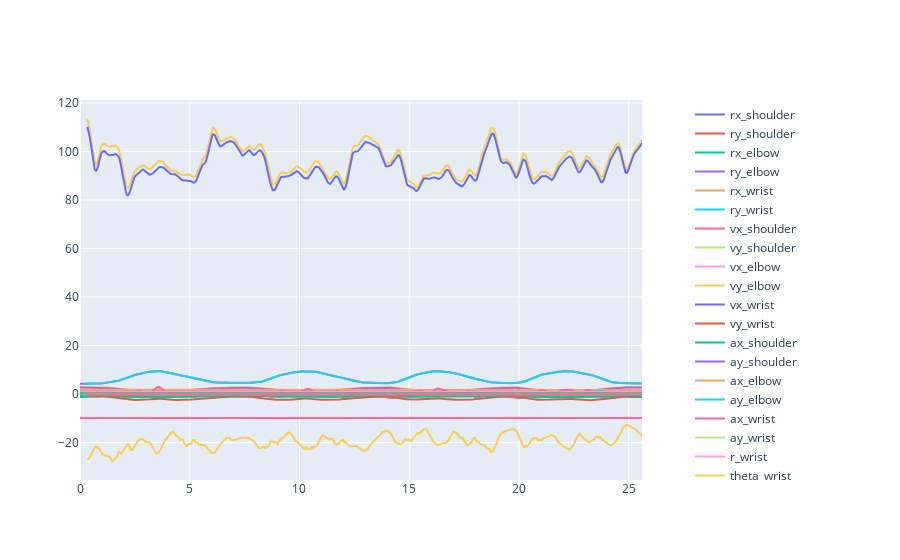

Notebook source saved alongside this figure:
### Code cell
plotter.show_plot()

### Figure 1 — Plotly figure (JSON) as saved in the notebook; plotly's stock layout.template omitted (floating-point values rounded to 4 significant figures; data arrays with more than 128 entries replaced by an {"elided": "..."} marker saying what was removed)
{"data": [{"name": "rx_shoulder", "type": "scatter", "x": {"elided": "766 float values"}, "xaxis": "x", "y": {"elided": "766 float values"}, "yaxis": "y"}, {"name": "ry_shoulder", "type": "scatter", "x": {"elided": "766 float values"}, "xaxis": "x", "y": {"elided": "766 float values"}, "yaxis": "y"}, {"name": "rx_elbow", "type": "scatter", "x": {"elided": "766 float values"}, "xaxis": "x", "y": {"elided": "766 float values"}, "yaxis": "y"}, {"name": "ry_elbow", "type": "scatter", "x": {"elided": "766 float values"}, "xaxis": "x", "y": {"elided": "766 float values"}, "yaxis": "y"}, {"name": "rx_wrist", "type": "scatter", "x": {"elided": "766 float values"}, "xaxis": "x", "y": {"elided": "766 float values"}, "yaxis": "y"}, {"name": "ry_wrist", "type": "scatter", "x": {"elided": "766 float values"}, "xaxis": "x", "y": {"elided": "766 float values"}, "yaxis": "y"}, {"name": "vx_shoulder", "type": "scatter", "x": {"elided": "766 float values"}, "xaxis": "x", "y": {"elided": "766 float values"}, "yaxis": "y"}, {"name": "vy_shoulder", "type": "scatter", "x": {"elided": "766 float values"}, "xaxis": "x", "y": {"elided": "766 float values"}, "yaxis": "y"}, {"name": "vx_elbow", "type": "scatter", "x": {"elided": "766 float values"}, "xaxis": "x", "y": {"elided": "766 float values"}, "yaxis": "y"}, {"name": "vy_elbow", "type": "scatter", "x": {"elided": "766 float values"}, "xaxis": "x", "y": {"elided": "766 float values"}, "yaxis": "y"}, {"name": "vx_wrist", "type": "scatter", "x": {"elided": "766 float values"}, "xaxis": "x", "y": {"elided": "766 float values"}, "yaxis": "y"}, {"name": "vy_wrist", "type": "scatter", "x": {"elided": "766 float values"}, "xaxis": "x", "y": {"elided": "766 float values"}, "yaxis": "y"}, {"name": "ax_shoulder", "type": "scatter", "x": {"elided": "766 float values"}, "xaxis": "x", "y": {"elided": "766 float values"}, "yaxis": "y"}, {"name": "ay_shoulder", "type": "scatter", "x": {"elided": "766 float values"}, "xaxis": "x", "y": {"elided": "766 float values"}, "yaxis": "y"}, {"name": "ax_elbow", "type": "scatter", "x": {"elided": "766 float values"}, "xaxis": "x", "y": {"elided": "766 float values"}, "yaxis": "y"}, {"name": "ay_elbow", "type": "scatter", "x": {"elided": "766 float values"}, "xaxis": "x", "y": {"elided": "766 float values"}, "yaxis": "y"}, {"name": "ax_wrist", "type": "scatter", "x": {"elided": "766 float values"}, "xaxis": "x", "y": {"elided": "766 float values"}, "yaxis": "y"}, {"name": "ay_wrist", "type": "scatter", "x": {"elided": "766 float values"}, "xaxis": "x", "y": {"elided": "766 float values"}, "yaxis": "y"}, {"name": "r_wrist", "type": "scatter", "x": {"elided": "766 float values"}, "xaxis": "x", "y": {"elided": "766 float values"}, "yaxis": "y"}, {"name": "theta_wrist", "type": "scatter", "x": {"elided": "766 float values"}, "xaxis": "x", "y": {"elided": "766 float values"}, "yaxis": "y"}, {"name": "distance_elbow_shoulder", "type": "scatter", "x": {"elided": "766 float values"}, "xaxis": "x", "y": {"elided": "766 float values"}, "yaxis": "y"}, {"name": "angle_upperarm_vertical", "type": "scatter", "x": {"elided": "766 float values"}, "xaxis": "x", "y": {"elided": "766 float values"}, "yaxis": "y"}, {"name": "angle_forearm_horizontal", "type": "scatter", "x": {"elided": "766 float values"}, "xaxis": "x", "y": {"elided": "766 float values"}, "yaxis": "y"}, {"name": "angle_forearm_vertical", "type": "scatter", "x": {"elided": "766 float values"}, "xaxis": "x", "y": {"elided": "766 float values"}, "yaxis": "y"}, {"name": "angle_upperarm_horizontal", "type": "scatter", "x": {"elided": "766 float values"}, "xaxis": "x", "y": {"elided": "766 float values"}, "yaxis": "y"}, {"name": "angular_velocity", "type": "scatter", "x": {"elided": "766 float values"}, "xaxis": "x", "y": {"elided": "766 float values"}, "yaxis": "y"}, {"name": "angular_acceleration", "type": "scatter", "x": {"elided": "766 float values"}, "xaxis": "x", "y": {"elided": "766 float values"}, "yaxis": "y"}, {"name": "rx_forearm", "type": "scatter", "x": {"elided": "766 float values"}, "xaxis": "x", "y": {"elided": "766 float values"}, "yaxis": "y"}, {"name": "ry_forearm", "type": "scatter", "x": {"elided": "766 float values"}, "xaxis": "x", "y": {"elided": "766 float values"}, "yaxis": "y"}, {"name": "force_bicep", "type": "scatter", "x": {"elided": "766 float values"}, "xaxis": "x", "y": {"elided": "766 float values"}, "yaxis": "y"}, {"name": "sum_moment", "type": "scatter", "x": {"elided": "766 float values"}, "xaxis": "x", "y": {"elided": "766 float values"}, "yaxis": "y"}, {"name": "moment_weight", "type": "scatter", "x": {"elided": "766 float values"}, "xaxis": "x", "y": {"elided": "766 float values"}, "yaxis": "y"}, {"name": "moment_forearm", "type": "scatter", "x": {"elided": "766 float values"}, "xaxis": "x", "y": {"elided": "766 float values"}, "yaxis": "y"}, {"name": "px_weight", "type": "scatter", "x": {"elided": "766 float values"}, "xaxis": "x", "y": {"elided": "766 int values"}, "yaxis": "y"}, {"name": "py_weight", "type": "scatter", "x": {"elided": "766 float values"}, "xaxis": "x", "y": {"elided": "766 float values"}, "yaxis": "y"}, {"name": "px_forearm", "type": "scatter", "x": {"elided": "766 float values"}, "xaxis": "x", "y": {"elided": "766 int values"}, "yaxis": "y"}, {"name": "py_forearm", "type": "scatter", "x": {"elided": "766 float values"}, "xaxis": "x", "y": {"elided": "766 float values"}, "yaxis": "y"}, {"name": "rx_bicep", "type": "scatter", "x": {"elided": "766 float values"}, "xaxis": "x", "y": {"elided": "766 float values"}, "yaxis": "y"}, {"name": "ry_bicep", "type": "scatter", "x": {"elided": "766 float values"}, "xaxis": "x", "y": {"elided": "766 float values"}, "yaxis": "y"}, {"name": "fx_bicep", "type": "scatter", "x": {"elided": "766 float values"}, "xaxis": "x", "y": {"elided": "766 float values"}, "yaxis": "y"}, {"name": "fy_bicep", "type": "scatter", "x": {"elided": "766 float values"}, "xaxis": "x", "y": {"elided": "766 float values"}, "yaxis": "y"}, {"name": "work_i", "type": "scatter", "x": {"elided": "766 float values"}, "xaxis": "x", "y": {"elided": "766 float values"}, "yaxis": "y"}, {"name": "distance_bicep", "type": "scatter", "x": {"elided": "766 float values"}, "xaxis": "x", "y": {"elided": "766 float values"}, "yaxis": "y"}, {"name": "potential_energy", "type": "scatter", "x": {"elided": "766 float values"}, "xaxis": "x", "y": {"elided": "766 float values"}, "yaxis": "y"}, {"name": "kinetic_energy", "type": "scatter", "x": {"elided": "766 float values"}, "xaxis": "x", "y": {"elided": "766 float values"}, "yaxis": "y"}, {"name": "mechanical_energy", "type": "scatter", "x": {"elided": "766 float values"}, "xaxis": "x", "y": {"elided": "766 float values"}, "yaxis": "y"}, {"name": "work_i_from_energy", "type": "scatter", "x": {"elided": "766 float values"}, "xaxis": "x", "y": {"elided": "766 float values"}, "yaxis": "y"}], "layout": {"xaxis": {"anchor": "y", "domain": [0, 0.94]}, "yaxis": {"anchor": "x", "domain": [0, 1]}, "yaxis2": {"anchor": "x", "overlaying": "y", "side": "right"}}}
